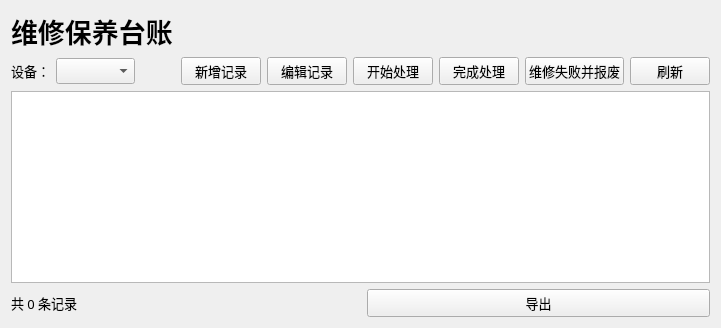
<?xml version="1.0" encoding="UTF-8"?>
<ui version="4.0">
 <class>MaintenancePage</class>
 <widget class="QWidget" name="MaintenancePage">
  <property name="font">
   <font>
    <family>微软雅黑</family>
    <pointsize>10</pointsize>
   </font>
  </property>
  <layout class="QVBoxLayout" name="verticalLayout">
   <item><widget class="QLabel" name="label_title"><property name="font"><font><family>微软雅黑</family><pointsize>20</pointsize><bold>true</bold></font></property><property name="text"><string>维修保养台账</string></property></widget></item>
   <item>
    <layout class="QHBoxLayout" name="filterLayout">
     <item><widget class="QLabel" name="label_equipment"><property name="text"><string>设备：</string></property></widget></item>
     <item><widget class="QComboBox" name="combo_equipment"/></item>
     <item><spacer name="toolSpacer"><property name="orientation"><enum>Qt::Horizontal</enum></property><property name="sizeHint" stdset="0"><size><width>40</width><height>20</height></size></property></spacer></item>
     <item><widget class="QPushButton" name="btn_add"><property name="text"><string>新增记录</string></property></widget></item>
     <item><widget class="QPushButton" name="btn_edit"><property name="text"><string>编辑记录</string></property></widget></item>
     <item><widget class="QPushButton" name="btn_start"><property name="text"><string>开始处理</string></property></widget></item>
     <item><widget class="QPushButton" name="btn_complete"><property name="text"><string>完成处理</string></property></widget></item>
     <item><widget class="QPushButton" name="btn_scrap"><property name="text"><string>维修失败并报废</string></property></widget></item>
     <item><widget class="QPushButton" name="btn_refresh"><property name="text"><string>刷新</string></property></widget></item>
    </layout>
   </item>
   <item><widget class="QTableWidget" name="tableView"/></item>
   <item>
    <layout class="QHBoxLayout" name="footerLayout">
     <item><widget class="QLabel" name="label_status"><property name="text"><string>共 0 条记录</string></property></widget></item>
     <item><spacer name="horizontalSpacer"><property name="orientation"><enum>Qt::Horizontal</enum></property></spacer></item>
     <item><widget class="QPushButton" name="btn_export"><property name="text"><string>导出</string></property></widget></item>
    </layout>
   </item>
  </layout>
 </widget>
 <resources/>
 <connections/>
</ui>
